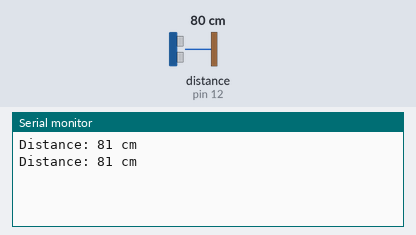
Recording of a sketch running on a simulated Arduino Uno, built with avr-gcc and run on an emulated ATmega328P. Parts: the last lines printed to the serial monitor. The test bench sets the inputs (shaded band); at power-on: distance to the obstacle (sensor on pin 12) 80 cm. The echo pulse lasts 58.3 µs per cm.

Above: at 1.8 s.
1.9 s: distance to the obstacle (sensor on pin 12) set to 2 cm
At 2.6 s:
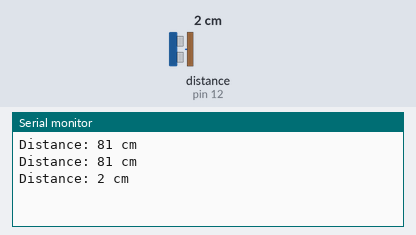
3.4 s: distance to the obstacle (sensor on pin 12) set to 4 cm
At 4.8 s:
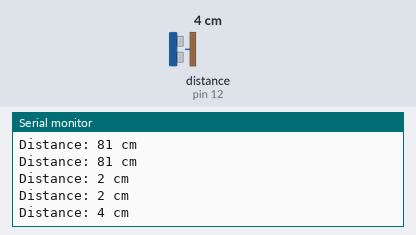
Timing chart, 0 to 6.4 s (numbered marks = the images above; inputs shaded):
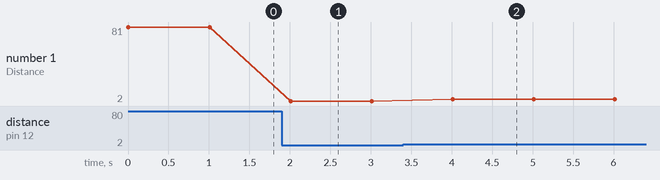

The sketch:

Distance_Calculation_With_NewPing_Library.ino
```cpp
#include<NewPing.h>
#define trig 13
#define echo 12
NewPing sonar(trig,echo);
void setup() {
Serial.begin(9600);
// put your setup code here, to run once:
}
void loop() {
unsigned int distance = sonar.ping_cm();
Serial.print("Distance: ");
Serial.print(distance);
Serial.println(" cm");
delay(1000);
}
```

Measured:
- after the input at 1.9 s, the serial monitor: prints a new line after 0.11 s (image 1)
- after the input at 3.4 s, the serial monitor: prints a new line after 0.61 s (image 2)
- plotted number 1: 81 → 2 after the input at 1.9 s, 2 → 4 after the input at 3.4 s
